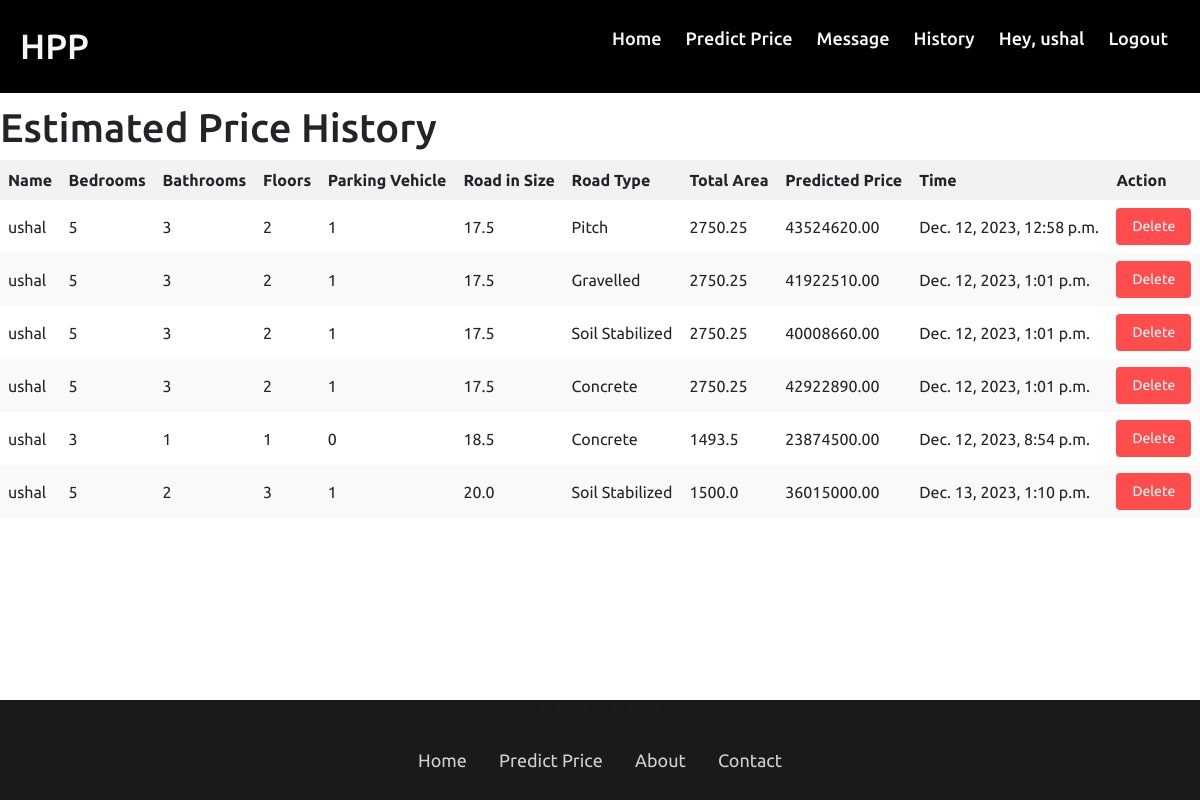
Page /history/ (signed in) on the committed database.
### house_price/models.py (models this page shows, shortened)
class Predicted_Price_History(models.Model):
    user =models.ForeignKey(User, on_delete=models.CASCADE)
    bedrooms = models.IntegerField()
    bathrooms = models.IntegerField()
    floors = models.IntegerField()
    parking = models.IntegerField()
    roadsize = models.FloatField()
    road_type = models.IntegerField()
    area = models.FloatField()
    predicted_price = models.DecimalField(max_digits=10,decimal_places=2)
    timestamp = models.DateTimeField(auto_now_add=True)

### house_price/views.py (the view)
# urls.py: path('history/', views.history, name='history'),
@login_required(login_url='login')
def history(request):
    road_type_mapping = {
        1: 'Soil Stabilized',
        2: 'Gravelled',
        3: 'Concrete',
        4: 'Pitch'
    }
    predictions = Predicted_Price_History.objects.filter(user=request.user)
    for prediction in predictions:
        prediction.road_type = road_type_mapping.get(prediction.road_type, 'Unknown')
    return render(request, 'history.html', {'predictions': predictions})

### templates/history.html (shortened to what this page needs)
{% extends 'base.html' %}
{% load static %}
{% load tz %}
{% block content %}
<div class="table-container">
    <h1>Estimated Price History</h1>
    <table>
        <thead>
            <tr>
                <th>Name</th>
                <th>Bedrooms</th>
                <th>Bathrooms</th>
                <th>Floors</th>
                <th>Parking Vehicle</th>
                <th>Road in Size</th>
                <th>Road Type</th>
                <th>Total Area</th>
                <th>Predicted Price</th>
                <th>Time</th>
                <th>Action</th>
            </tr>
        </thead>
        <tbody>
            {% for prediction in predictions %}
                <tr>
                    <td>{{ prediction.user.username }}</td>
                    <td>{{ prediction.bedrooms }}</td>
                    <td>{{ prediction.bathrooms }}</td>
                    <td>{{ prediction.floors }}</td>
                    <td>{{ prediction.parking }}</td>
                    <td>{{ prediction.roadsize }}</td>
                    <td>{{ prediction.road_type }}</td>
                    <td>{{ prediction.area }}</td>
                    <td>{{ prediction.predicted_price }}</td>
                    <td>{% load tz %}{{ prediction.timestamp|timezone:"Asia/Kathmandu"|date:"N d, Y, P" }}</td>
                    <td>
                        <form action="{% url 'delete_prediction' prediction.id %}" method="post">
                            <button type="submit">Delete</button>
                        </form>
                    </td>
                </tr>
            {% endfor %}
        </tbody>
    </table>
{% endblock %}
{% block extra_css %}
    <link rel="stylesheet" type="text/css" href="{% static 'history.css' %}">
{% endblock %}

### templates/base.html (shortened to what this page needs)
{% load static %}
<!DOCTYPE html>
<html>
<head>
    <link rel="stylesheet" type="text/css" href="{% static 'navbar.css' %}">
    {% block extra_css %}{% endblock %}
</head>
<body>
    <nav>
        <div class='nav-content'>
            <div class='logo'>
                <a href="#">HPP</a>
            </div>
            <ul class='nav-links'>
                <li><a href="{% url 'home' %}">Home</a></li>
                <li><a href="{% url 'predict' %}">Predict Price</a></li>
                <li><a href="{% url 'contact' %}">Message</a></li>
                <li><a href="{% url 'history' %}">History</a></li>
                {% if request.user.is_authenticated %}
                    <li><a href="#" style="color: white;">Hey, {{ request.user.username }}</a></li>
                    <li><a href="#" onclick="confirmLogout()">Logout</a></li>
                {% else %}
                    <li><a href="{% url 'login' %}">Login</a></li>
                    <li><a href="{% url 'registration' %}">Register</a></li>
                {% endif %}
            </ul>
        </div>
    </nav>
    <br>
    <div class="content" style="padding-top: 80px;">
        {% block content %}
        {% endblock %}
    </div>
    <br>
    {% block footer %}
    {% include 'footer.html' %}
    {% endblock %}

### templates/footer.html (shortened to what this page needs)
{% load static %}
<div class="footer-basic">
    <footer>
        <div class="social"><a href="#"></a><a href="#"></a><a href="#"></a><a href="#"></a>
    </div>
        <ul class="list-inline">
            <li class="list-inline-item"><a href="{% url 'home' %}">Home</a></li>
            <li class="list-inline-item"><a href="{% url 'predict' %}">Predict Price</a></li>
            <li class="list-inline-item"><a href="{% url 'about' %}">About</a></li>
            <li class="list-inline-item"><a href="{% url 'contact' %}">Contact</a></li>
        </ul>
    </footer>
</div>
<link rel="stylesheet" href="https://cdnjs.cloudflare.com/ajax/libs/twitter-bootstrap/4.1.3/css/bootstrap.min.css">
<link rel="stylesheet" href="https://cdnjs.cloudflare.com/ajax/libs/ionicons/2.0.1/css/ionicons.min.css">
<link rel="stylesheet" type="text/css" href="{% static 'footer.css' %}">

### static/navbar.css (style rules this page uses)
* { margin: 0; padding: 0; box-sizing: border-box; text-decoration: none; font-family: 'Ubuntu', sans-serif; }
nav { position: fixed; top: 0; left: 0; width: 100%; padding: 20px; transition: all 0.4s ease; background-color: black; }
nav .nav-content { height: 100%; max-width: 1200px; margin: auto; display: flex; align-items: center; justify-content: space-between; }
nav .logo a { font-weight: 500; font-size: 35px; color: #f4f6f9; }
.nav-content .nav-links { display: flex; }
.nav-content .nav-links li { list-style: none; margin: 0 8px; }
.nav-links li a { text-decoration: none; color: #f5f7f8; font-size: 18px; font-weight: 500; padding: 10px 4px; transition: all 0.3s ease; }

### static/history.css (style rules this page uses)
table { width: 100%; border-collapse: collapse; }
th { background-color: #f2f2f2; font-weight: bold; text-align: left; padding: 8px; }
tr:nth-child(even) { background-color: #f9f9f9; }
td { padding: 8px; }
button[type="submit"] { background-color: #ff4d4d; color: white; border: none; padding: 8px 16px; cursor: pointer; border-radius: 4px; font-size: 14px; transition: background-color 0.3s; }

### static/footer.css (style rules this page uses)
html { position: relative; min-height: 100%; }
body { margin-bottom: 100px; }
.footer-basic { position: absolute; bottom: 0; width: 100%; height: 100px; background-color: #1b1919; color: #fdfeff; }
.footer-basic ul { padding:0; list-style:none; text-align:center; font-size:18px; line-height:1; margin-bottom:0; }
.footer-basic li { padding:0 10px; }
.footer-basic ul a { color:inherit; text-decoration:none; opacity:0.8; }
.footer-basic .social { text-align:center; padding-bottom:25px; }
.footer-basic .social > a { font-size:24px; width:20px; height:20px; line-height:20px; display:inline-block; text-align:center; border-radius:50%; border:1px solid #1a1919; margin:0 8px; color:inherit; opacity:0.75; }

### rows in the picture
Predicted_Price_History: user.username "ushal", bedrooms "5", bathrooms "3", floors "2", parking "1", roadsize "17.5", road_type "Pitch", area "2750.25", predicted_price "43524620.00", timestamp "Dec. 12, 2023, 12:58 p.m."
Predicted_Price_History: user.username "ushal", bedrooms "5", bathrooms "3", floors "2", parking "1", roadsize "17.5", road_type "Gravelled", area "2750.25", predicted_price "41922510.00", timestamp "Dec. 12, 2023, 1:01 p.m."
Predicted_Price_History: user.username "ushal", bedrooms "5", bathrooms "3", floors "2", parking "1", roadsize "17.5", road_type "Soil Stabilized", area "2750.25", predicted_price "40008660.00", timestamp "Dec. 12, 2023, 1:01 p.m."
Predicted_Price_History: user.username "ushal", bedrooms "5", bathrooms "3", floors "2", parking "1", roadsize "17.5", road_type "Concrete", area "2750.25", predicted_price "42922890.00", timestamp "Dec. 12, 2023, 1:01 p.m."
Predicted_Price_History: user.username "ushal", bedrooms "3", bathrooms "1", floors "1", parking "0", roadsize "18.5", road_type "Concrete", area "1493.5", predicted_price "23874500.00", timestamp "Dec. 12, 2023, 8:54 p.m."
Predicted_Price_History: user.username "ushal", bedrooms "5", bathrooms "2", floors "3", parking "1", roadsize "20.0", road_type "Soil Stabilized", area "1500.0", predicted_price "36015000.00", timestamp "Dec. 13, 2023, 1:10 p.m."

### other values in the picture
{{ request.user.username }} "ushal"
